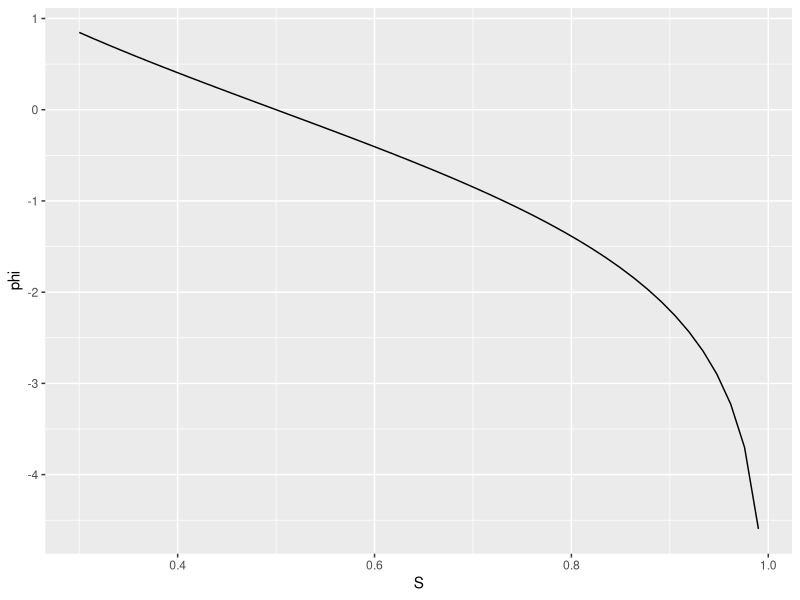
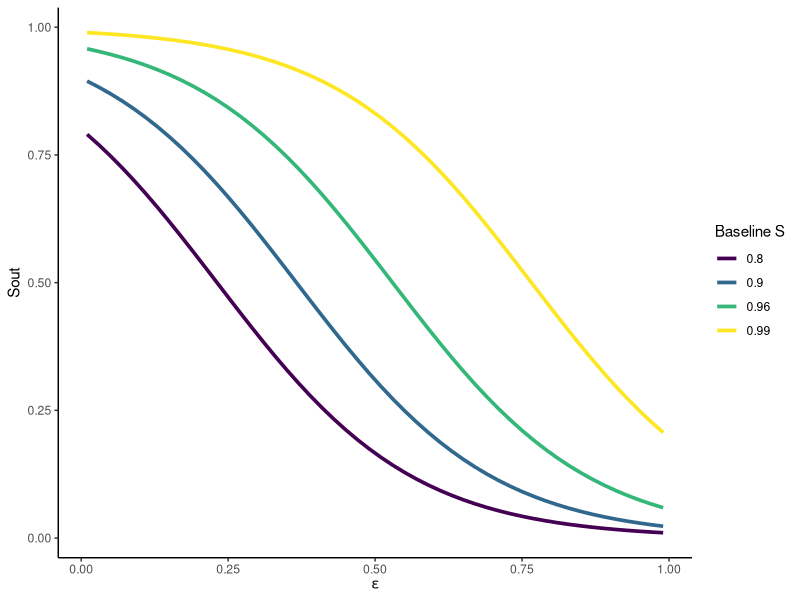

Source code (R) for these figures, in order: (Note: this script raises an error after producing the figures.)
library(tidyverse)
library(here)

# trying to understand shape of survival functions

foo1 <- function(S) log(1/S-1) # eq. B.6b in Appendix X

foo1(0.96)
test <- tibble(S=seq(0.3,0.99,length.out=50)) %>% 
  mutate(phi=foo1(S))
glimpse(test)

test %>% ggplot(aes(S,phi))+geom_line()

foo2 <- function(eps,S,sig){ # eq. B.6a in Appendix X
  1/(1+exp(foo1(S)+eps*sig))
}

test2 <- crossing(eps=seq(0.01,0.99,length.out=50),S=c(0.8,0.9,0.96,0.99)) %>% 
  mutate(Sout=foo2(eps,S,sig=6))
glimpse(test2)

test2 %>% ggplot(aes(eps,Sout,color=ordered(S)))+geom_line(linewidth=1.25)+theme_classic()+labs(color="Baseline S",x=expression(epsilon))


#######################
# Run all this to seed the DoRun function
Code="B2F1";SensCase="BC";StochSopt=1;StrayBase=0;
IAmat=8;SA=0.96;SC=0.8;TimeLag=0;DensDepOpt=0;
SF=c(0,1,0,1,1,1); WithMirror=T
UseKPrior=1; Kmax=60000;
YrSDevs=2000;
envOpt="varK";
SigmaDevS=6;SigmaDevF=0.01;Yr1=1970;Yr2=2023;
AddCV=T;MixWeights=c(1,1);CatchSer="B";AllPlots=F;DoBoot=F;
ByCatchFile="BycatchActual_2024_04_24.csv";
DataFileName= here('data',"Hump.dat");
FullDiag=T;
WghtTotal=1;Idirichlet=1;MaxN=100;seed=19101;
SetNew=0;Init=NULL;Nage=11;DoBayes=T;

subdir = "B2F1 FAvarK"

# =================================================================================================================================
# Checking and Debugging
# =================================================================================================================================

# Gradient checking
fit$par
model$gr(fit$par)

#get a list of parameters
parms <- model$env$parList()
lastpar <- model$env$last.par
lastparbest <- model$env$last.par.best

# Checking the Hessian
sqrt(diag(solve(model$he())))
# Errors prob indicate non-invertible Hessian
# Error in solve.default(a, b) : 
#   system is computationally singular: reciprocal condition number = 8.08535e-31

# Run the model function with the parameters from a fit
parNew <- model$env$parList() |> map(unname)
parNew <- split(fit$par,names(fit$par)) |> map(unname)
test <- f(parNew,dat)

### Pulling a result
obj <- read_rds(here('Diags','B2F2 FAbase','B2F2BC.rds'))
obj <- read_rds(here('Diags','B2F1 FAenvIndex_rS','B2F1BC.rds'))
obj <- read_rds(here('Diags','B2F1 FArS','B2F1BC.rds'))
###

# Reports and outputs
sdr <- obj$sdfixed
rept <- obj$report
# all ADREPORTed things
adr <- obj$sdreport

# survival
survOut <- obj$report$SurvOutF |> as.numeric()
SFdevOut <- adr[grepl("SFdevYr",row.names(adr)),1]
survOutdf <- tibble(SurvOutF=survOut,
                    SFdevYr=SFdevOut,
                    zoneID=rep(as.character(obj$input$FeedNames),length(obj$input$Yr1:obj$input$Yr2)),
                    year=rep(obj$input$Yr1:obj$input$Yr2,each=length(obj$input$FeedNames)))
survOutdf |> 
  filter(year>1999) |> 
  ggplot(aes(SFdevYr))+
  geom_histogram()
survOutdf |> 
  ggplot(aes(SFdevYr,SurvOutF,color=zoneID))+
  geom_point()
survOutdf |> 
  ggplot(aes(year,SurvOutF,color=zoneID))+
  geom_line()+
  facet_wrap(~zoneID)
survOutdf |> 
  ggplot(aes(year,SFdevYr,color=zoneID))+
  geom_line()+
  facet_wrap(~zoneID)

# omegas
omegasst <- adr[grepl("omega_sst",row.names(adr)),]
omegachl <- adr[grepl("omega_chl",row.names(adr)),]

## Abundance indices from sdreport
yrs <- pluck(obj,"input","Years")
numyr <- length(yrs)
abund <- pluck(obj,"sdreport") |> 
  as_tibble(rownames="param") |> 
  filter(param=="LogNT") |> 
  # replicate dimensions of LogNT (year columns by component rows)
  mutate(year=rep(as.integer(yrs),each=3),component=rep(c("1+","2+","Mature"),numyr)) |> 
  set_names(c("param","total.ln","sd.abun","year","component")) |> 
  mutate(total=exp(total.ln)) |> 
  mutate(upper=exp(total.ln+1.96*sd.abun),lower=exp(total.ln-1.96*sd.abun))

# Developing output writing code:
# Abbrev = SensCase;
# rept <- model$report()
# best <- model$env$last.par.best
# stdreport <-sdreport(model)
# rep <- summary(stdreport)
# rep2<- summary(stdreport, "fixed", p.value = TRUE)
# WriteOut(Code,Abbrev=SensCase,Yr1=Yr1,Yr2=Yr2,BreedNames=BreedNames,FeedNames=FeedNames,
#          rept=rept,rep=rep,rep2=rep2,StockDef=StockDef,data=dat,subdir = subdir)

### Comparing results

obj1 <- read_rds(here('Diags','B2F2 base','B2F2BC.rds'))
obj2 <- read_rds(here('Diags','B2F2 index','B2F2BC.rds'))
obj3 <- read_rds(here('Diags','B2F2 varK','B2F2BC.rds'))
obj4 <- read_rds(here('Diags','B2F2 direct','B2F2BC.rds'))
objlist <- list(obj1,obj4,obj2,obj3)
scen.names <- c("Base","Direct","Index","VarK")
objlist <- list(obj1,obj4,obj2,obj3)
scen.names <- c("Base","Direct","Index","VarK")
plot_compare_abundance(objlist,scen.names)


# Calculate kdevs
foor <- function(K1,K2,N,Sb=0.96){
  Sb*(1-(N/K2-N/K1))
}
foor(K1=10000,K2=9000,N=7500)
# what if we alter survival by 1 minus the diff in depletion

# Get MortDiff
md <- rept$MortDiff*-1 # switch sign
bn <-obj$input$BreedNames |> as.character()
fn <- obj$input$FeedNames |> as.character()
yrs <- obj$input$Yr1:obj$input$Yr2
mddf <- tibble(md=as.numeric(md),
               breed=rep(rep(bn,length(fn)),length(yrs)),
               feed=rep(rep(fn,each=length(bn)),length(yrs)),
               year=rep(yrs,each=length(fn)*length(bn))) |> 
  mutate(across(where(is.list),as.character)) |> 
  unite(herd,breed,feed,remove = F)
mddf |> 
  ggplot(aes(year,md,color=herd))+
  geom_line()+
  theme_minimal()

mddf |> 
  ggplot(aes(year,md))+
  geom_line()+
  facet_grid(feed~breed)+
  theme_minimal()
# cumulative
cume_mort_df <- mddf |> 
  group_by(herd) |> 
  arrange(year) |> 
  mutate(cume_md=cumsum(md)) |> 
  filter(last(cume_md)!=0)
cume_mort_df |> 
  ggplot(aes(year,cume_md,color=herd,fill=herd))+
  # geom_line()+
  # geom_area()+
  geom_col()+
  theme_classic()

# Catch data?
catchb <- tibble(catchb=as.numeric(obj$input$CatchB),
                 breed=rep(bn,each=length(yrs)),
                 year=rep(yrs,length(bn))) |> 
  group_by(breed) |> 
  arrange(year) |> 
  mutate(cume_catchb=cumsum(catchb))
catchf <- tibble(catchf=as.numeric(obj$input$CatchF),
                 feed=rep(fn,each=length(yrs)),
                 year=rep(yrs,length(fn))) |> 
  group_by(feed) |> 
  arrange(year) |> 
  mutate(cume_catchf=cumsum(catchf))

catchb |> 
  ggplot(aes(year,cume_catchb,color=breed,fill=breed))+
  # geom_line()+
  geom_area()+
  theme_classic()
catchf |> 
  ggplot(aes(year,cume_catchf,color=feed,fill=feed))+
  # geom_line()+
  geom_area()+
  theme_classic()

# combined
mdc <- cume_mort_df |> 
  group_by(year) |> 
  summarise(cumemort=sum(cume_md),
            mort=sum(md),
            .groups="drop")
cb <- catchb |> ungroup() |> 
  group_by(year) |> 
  summarise(cume_catchb=sum(cume_catchb),
            catchb=sum(catchb),
            .groups='drop')
cf <- catchf |> ungroup() |> 
  group_by(year) |> 
  summarise(cume_catchf=sum(cume_catchf),
            catchf=sum(catchf),
            .groups='drop')
mdc <- mdc |> 
  left_join(cb) |> 
  left_join(cf) |> 
  pivot_longer(contains('cume'),names_to='cumetype',values_to='cumemort') |> 
  pivot_longer(mort:catchf,names_to='type',values_to='mort')

mdc |> 
  ggplot(aes(year,cumemort,fill=cumetype,color=cumetype))+
  geom_col()+
  theme_minimal()+
  labs(y="cumulative mortality")

# mortality rates
# total abun
NNS <- pluck(rept,"NNS")
nyrs <- length(yrs)+1
babun <- tibble(abun=as.numeric(NNS),
                breed=rep(rep(bn,length(fn)),nyrs),
                feed=rep(rep(fn,each=length(bn)),nyrs),
                year=rep(c(yrs,max(yrs)+1),each=length(fn)*length(bn)))
tabun <- babun |> 
  group_by(year) |> 
  summarise(tot=sum(abun))

rate <- mdc |> 
  left_join(tabun) |> 
  mutate(mortrate=mort/tot)
rate |> 
  ggplot(aes(year,mortrate,fill=type,color=type))+
  # geom_col()+
  geom_line()+
  theme_minimal()+
  labs(y="Mortality rate/ind./yr")
